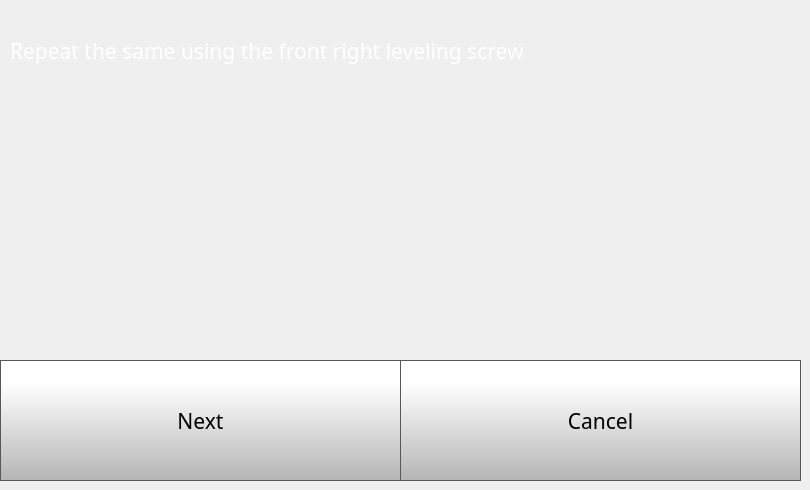
    <widget class="QWidget" name="quickStep3Page">
     <widget class="QPushButton" name="quickStep3NextButton">
      <property name="geometry">
       <rect>
        <x>0</x>
        <y>360</y>
        <width>401</width>
        <height>121</height>
       </rect>
      </property>
      <property name="font">
       <font>
        <family>Gotham</family>
        <pointsize>16</pointsize>
       </font>
      </property>
      <property name="styleSheet">
       <string notr="true">QPushButton {
     border: 1px solid rgb(87, 87, 87);
	background-color: qlineargradient(spread:pad, x1:0, y1:1, x2:0, y2:0.188, stop:0 rgba(180, 180, 180, 255), stop:1 rgba(255, 255, 255, 255));


}

QPushButton:pressed {
    background-color: qlineargradient(x1: 0, y1: 0, x2: 0, y2: 1,
                                      stop: 0 #dadbde, stop: 1 #f6f7fa);
}

QPushButton:flat {
    border: none; /* no border for a flat push button */
}

QPushButton:default {
    border-color: navy; /* make the default button prominent */
}

QPushButton:focus {
	outline: none;
}</string>
      </property>
      <property name="text">
       <string>Next</string>
      </property>
      <property name="iconSize">
       <size>
        <width>40</width>
        <height>40</height>
       </size>
      </property>
     </widget>
     <widget class="QPushButton" name="quickStep3CancelButton">
      <property name="geometry">
       <rect>
        <x>400</x>
        <y>360</y>
        <width>401</width>
        <height>121</height>
       </rect>
      </property>
      <property name="font">
       <font>
        <family>Gotham</family>
        <pointsize>16</pointsize>
       </font>
      </property>
      <property name="styleSheet">
       <string notr="true">QPushButton {
     border: 1px solid rgb(87, 87, 87);
	background-color: qlineargradient(spread:pad, x1:0, y1:1, x2:0, y2:0.188, stop:0 rgba(180, 180, 180, 255), stop:1 rgba(255, 255, 255, 255));


}

QPushButton:pressed {
    background-color: qlineargradient(x1: 0, y1: 0, x2: 0, y2: 1,
                                      stop: 0 #dadbde, stop: 1 #f6f7fa);
}

QPushButton:flat {
    border: none; /* no border for a flat push button */
}

QPushButton:default {
    border-color: navy; /* make the default button prominent */
}

QPushButton:focus {
	outline: none;
}</string>
      </property>
      <property name="text">
       <string>Cancel</string>
      </property>
      <property name="iconSize">
       <size>
        <width>40</width>
        <height>40</height>
       </size>
      </property>
     </widget>
     <widget class="QLabel" name="calibrateLabel_10">
      <property name="geometry">
       <rect>
        <x>10</x>
        <y>10</y>
        <width>781</width>
        <height>81</height>
       </rect>
      </property>
      <property name="font">
       <font>
        <family>Gotham</family>
        <pointsize>16</pointsize>
        <bold>false</bold>
       </font>
      </property>
      <property name="styleSheet">
       <string notr="true">color: rgb(255, 255, 255);</string>
      </property>
      <property name="text">
       <string>Repeat the same using the front right leveling screw</string>
      </property>
      <property name="wordWrap">
       <bool>true</bool>
      </property>
     </widget>
     <widget class="QLabel" name="CalibrationPoint2">
      <property name="geometry">
       <rect>
        <x>10</x>
        <y>90</y>
        <width>781</width>
        <height>261</height>
       </rect>
      </property>
      <property name="text">
       <string/>
      </property>
      <property name="alignment">
       <set>Qt::AlignCenter</set>
      </property>
     </widget>
    </widget>
